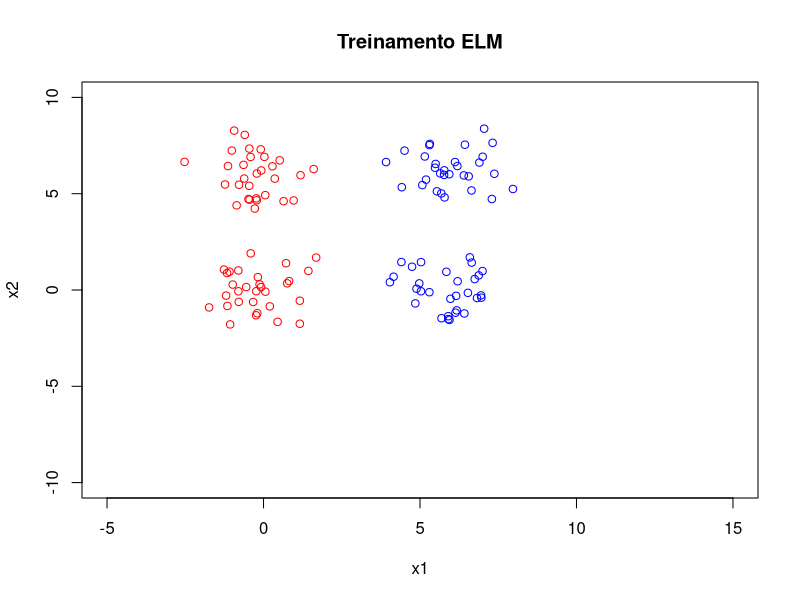

Write the R code that produced this figure.
rm(list = ls())
# dev.off()

library("corpcor") # usado para função da pseudoinversa

N <- 60
p <- 10

# xc1p1 <- cbind(rnorm(N / 2), rnorm(N / 2) + 6)
# xc1p2 <- cbind(rnorm(N / 2) + 6, rnorm(N / 2))
# xc1 <- rbind(xc1p1, xc1p2)

# xc2p1 <- cbind(rnorm(N / 2), rnorm(N / 2))
# xc2p2 <- cbind(rnorm(N / 2) + 6, rnorm(N / 2) + 6)
# xc2 <- rbind(xc2p1, xc2p2)

xc1p1 <- cbind(rnorm(N / 2), rnorm(N / 2))
xc1p2 <- cbind(rnorm(N / 2), rnorm(N / 2) + 6)
xc1 <- rbind(xc1p1, xc1p2)

xc2p1 <- cbind(rnorm(N / 2) + 6, rnorm(N / 2))
xc2p2 <- cbind(rnorm(N / 2) + 6, rnorm(N / 2) + 6)
xc2 <- rbind(xc2p1, xc2p2)

plot(
  NULL,
  main = "Treinamento ELM",
  xlab = "x1",
  ylab = "x2",
  ylim = c(-10, 10),
  xlim = c(-5, 15)
)

points(xc1[, 1], xc1[, 2], col = "red")
points(xc2[, 1], xc2[, 2], col = "blue")

Y <- rbind(matrix(-1, nrow = N), matrix(1, nrow = N)) # como iniciar o Y ?

Z <- replicate(p, runif(3, -0.5, 0.5))

X <- as.matrix(rbind(xc1, xc2))

Xaug <- cbind(replicate(N, 1), X)

H <- tanh(Xaug %*% Z)

W <- pseudoinverse(H) %*% Y

Yhat_train <- sign(H %*% W)
e_train <- sum((Y - Yhat_train)^2) / 4
print(e_train)

## testes

xc1p1_t <- cbind(rnorm(N / 2), rnorm(N / 2))
xc1p2_t <- cbind(rnorm(N / 2), rnorm(N / 2) + 6)
xc1_t <- rbind(xc1p1_t, xc1p2_t)

xc2p1_t <- cbind(rnorm(N / 2), rnorm(N / 2))
xc2p2_t <- cbind(rnorm(N / 2), rnorm(N / 2) + 6)
xc2_t <- rbind(xc2p1_t, xc2p2_t)

X_t <- rbind(xc1_t, xc2_t)

Xaug_t <- cbind(replicate(N, 1), X_t)

H_t <- tanh(Xaug_t %*% Z)
Yhat_t <- sign(H_t %*% W)
e_t <- sum((Y - Yhat_t)^2) / 4

# usa contour sobre o yhat ja calculado
# contour(
#   x = seq(-10, 10, 0.1),
#   y = seq(-10, 10, 0.1)
# )
